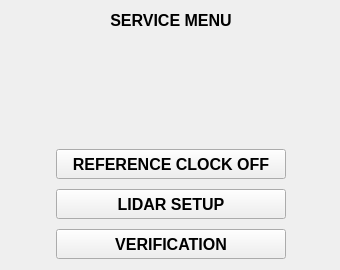
<?xml version="1.0" encoding="UTF-8"?>
<ui version="4.0">
 <class>service</class>
 <widget class="QWidget" name="service">
  <property name="geometry">
   <rect>
    <x>0</x>
    <y>0</y>
    <width>340</width>
    <height>270</height>
   </rect>
  </property>
  <property name="minimumSize">
   <size>
    <width>340</width>
    <height>270</height>
   </size>
  </property>
  <property name="font">
   <font>
    <pointsize>12</pointsize>
    <weight>75</weight>
    <bold>true</bold>
   </font>
  </property>
  <property name="windowTitle">
   <string>Form</string>
  </property>
  <layout class="QFormLayout" name="formLayout">
   <item row="0" column="0">
    <layout class="QHBoxLayout" name="horizontalLayout">
     <property name="bottomMargin">
      <number>10</number>
     </property>
     <item>
      <widget class="QLabel" name="label">
       <property name="minimumSize">
        <size>
         <width>320</width>
         <height>0</height>
        </size>
       </property>
       <property name="text">
        <string>SERVICE MENU</string>
       </property>
       <property name="alignment">
        <set>Qt::AlignCenter</set>
       </property>
      </widget>
     </item>
    </layout>
   </item>
   <item row="1" column="0">
    <spacer name="verticalSpacer">
     <property name="orientation">
      <enum>Qt::Vertical</enum>
     </property>
     <property name="sizeHint" stdset="0">
      <size>
       <width>20</width>
       <height>20</height>
      </size>
     </property>
    </spacer>
   </item>
   <item row="2" column="0">
    <layout class="QGridLayout" name="gridLayout">
     <property name="leftMargin">
      <number>45</number>
     </property>
     <property name="spacing">
      <number>10</number>
     </property>
     <item row="0" column="0">
      <widget class="QPushButton" name="pb_refClock">
       <property name="minimumSize">
        <size>
         <width>230</width>
         <height>30</height>
        </size>
       </property>
       <property name="maximumSize">
        <size>
         <width>16777215</width>
         <height>16777215</height>
        </size>
       </property>
       <property name="text">
        <string>REFERENCE CLOCK OFF</string>
       </property>
       <property name="flat">
        <bool>false</bool>
       </property>
      </widget>
     </item>
     <item row="2" column="0">
      <widget class="QPushButton" name="pb_verification">
       <property name="minimumSize">
        <size>
         <width>108</width>
         <height>30</height>
        </size>
       </property>
       <property name="maximumSize">
        <size>
         <width>300</width>
         <height>16777215</height>
        </size>
       </property>
       <property name="text">
        <string>VERIFICATION</string>
       </property>
       <property name="flat">
        <bool>false</bool>
       </property>
      </widget>
     </item>
     <item row="1" column="0">
      <widget class="QPushButton" name="pb_lidarSetup">
       <property name="minimumSize">
        <size>
         <width>108</width>
         <height>30</height>
        </size>
       </property>
       <property name="maximumSize">
        <size>
         <width>300</width>
         <height>16777215</height>
        </size>
       </property>
       <property name="text">
        <string>LIDAR SETUP</string>
       </property>
       <property name="flat">
        <bool>false</bool>
       </property>
      </widget>
     </item>
    </layout>
   </item>
  </layout>
 </widget>
 <resources/>
 <connections/>
</ui>
